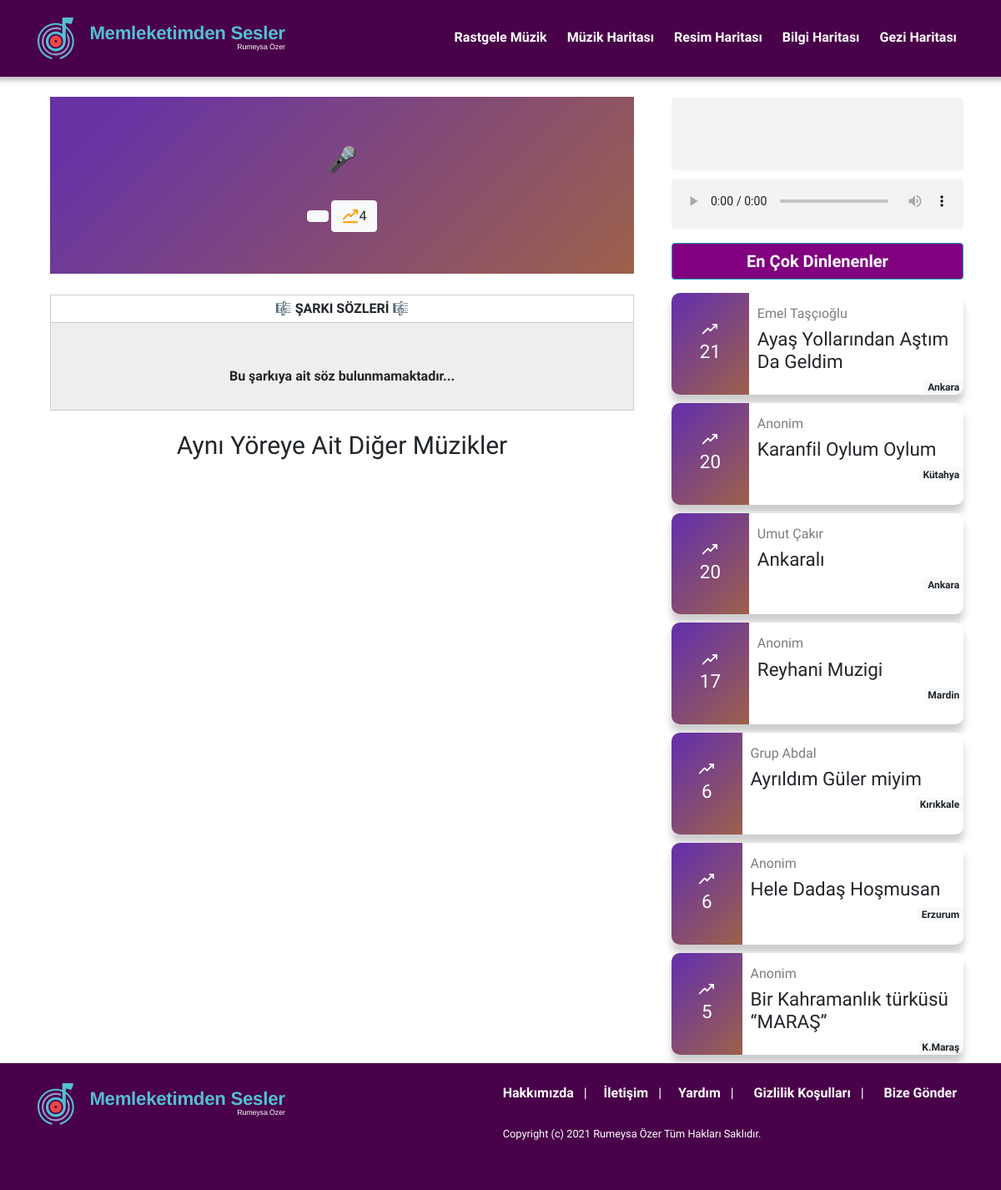
Page /detay.php on the committed database.
### tables this page shows
CREATE TABLE `istatistik` (
  `i_id` int(11) NOT NULL,
  `i_s_id` int(11) NOT NULL,
  `i_m_id` varchar(11) NOT NULL,
  `i_g_id` int(11) NOT NULL,
  `i_r_id` int(11) NOT NULL,
  `i_b_id` int(11) NOT NULL,
  `i_gunluk` int(11) NOT NULL,
  `i_haftalik` int(11) NOT NULL,
  `i_aylik` int(11) NOT NULL,
  `i_toplam` int(11) NOT NULL,
  `i_durum` enum('1','0') NOT NULL
);

CREATE TABLE `muzikler` (
  `m_id` int(11) NOT NULL,
  `m_s_id` int(11) NOT NULL,
  `m_adi` varchar(100) NOT NULL,
  `m_sanatci` varchar(100) NOT NULL,
  `m_sozler` text NOT NULL,
  `m_dosya` varchar(200) NOT NULL,
  `m_video_id` char(11) NOT NULL,
  `m_durum` enum('1','0') NOT NULL
);

CREATE TABLE `sehirler` (
  `s_id` int(11) NOT NULL,
  `s_adi` varchar(50) NOT NULL,
  `s_plaka` int(2) NOT NULL,
  `s_aciklama` text NOT NULL
);

### config/CrudPDO.php (called while the page is built, shortened)
<?php
class CrudPDO
{
    private $db;
    private $dbhost = DBHOST;
    private $dbuser = DBUSER;
    private $dbpass = DBPASS;
    private $dbname = DBNAME;
    function __construct()
    {
        try {
            $this->db = new PDO('mysql:host=' . $this->dbhost . ';dbname=' . $this->dbname . ';charset=utf8', $this->dbuser, $this->dbpass);
        } catch (Exception $e) {
            die("Bağlantı Başarısız:" . $e->getMessage());
        }
    }
    public function qSql($sql, $options = [])
    {
        try {
            $stmt = $this->db->prepare($sql);
            $stmt->execute();
            return $stmt;
        } catch (Exception $e) {
            return ['status' => FALSE, 'error' => $e->getMessage()];
        }
    }
}

### detay.php (the view, shortened to what this page needs)
<?php include 'header.php';
include 'config/CrudPDO.php';
$db = new CrudPDO();
$sql = $db->qSql("SELECT * FROM sehirler INNER JOIN muzikler ON sehirler.s_id = muzikler.m_s_id WHERE m_id = '" . htmlspecialchars($_GET['music']) . "'");
$rows = $sql->fetch(PDO::FETCH_ASSOC);
$sql = $db->qSql("SELECT * FROM istatistik WHERE  i_m_id = '" . htmlspecialchars($_GET['music']) . "' ");
$istatistik = $sql->fetch(PDO::FETCH_ASSOC);
if($sql->rowCount() < 1 ){
    $sql = $db->qSql("INSERT INTO istatistik SET  i_m_id ='".$rows['m_id']."' ,  i_s_id ='".$rows['s_id']."' , i_gunluk = 1, i_haftalik = 1, i_aylik = 1, i_toplam =1");
    $sql = $db->qSql("SELECT * FROM istatistik WHERE  i_m_id = '" . htmlspecialchars($_GET['music']) . "' ");
    $istatistik = $sql->fetch(PDO::FETCH_ASSOC);
}
else{
    $sql = $db->qSql("SELECT * FROM istatistik WHERE  i_m_id = '" . htmlspecialchars($_GET['music']) . "' ");
    $istatistik = $sql->fetch(PDO::FETCH_ASSOC);
}
?>
<div class="container">
    <div class="row">
        <div class="col-md-8">
            <div class="container-fluid">
                <br>
                <center>
                    <div class="header">
                        <div class="overlay">
                            <h3>🎤 <?php echo $rows['m_sanatci'] ?></h3>
                            <br>
                            <button class="btn btn-light"><?php echo $rows['s_adi'] ?></button>
                            <button class="btn btn-light"><img src="images/graph.svg" style="width: 20px"><?php echo $istatistik['i_toplam']; ?></button>
                        </div>
                    </div>
                </center>
                <table id="table1" class="center" style="width:100%; margin-top: 25px;">
                    <thead>
                    <tr>
                        <th>
                            <center>🎼 ŞARKI SÖZLERİ 🎼</center>
                        </th>
                    </tr>
                    </thead>
                    <tbody>
                    <tr>
                        <th>
                            <center><?php
                            if(strlen($rows['m_sozler']) ==0 ){
                                echo "<br><br>Bu şarkıya ait söz bulunmamaktadır...<br><br>";
                            }
                            else{
                            echo nl2br($rows['m_sozler']); }  ?></center>
                        </th>
                    </tr>
                    </tbody>
                </table>
                <br>
            </div>
            <h1><center>Aynı Yöreye Ait Diğer Müzikler</center></h1>
            </div>
        <div class="col-md-4">
            <div id="musicoynat">
                <div class="container-audio" style="margin-top: 25px; margin-bottom: 10px; padding-left: 30px">
                    <center>
                        <div class="colum1">
                            <div class="row"></div>
                        </div>
                        <div class="colum1">
                            <div class="row"></div>
                        </div>
                        <div class="colum1">
                            <div class="row"></div>
                        </div>
                        <div class="colum1">
                            <div class="row"></div>
                        </div>
                        <div class="colum1">
                            <div class="row"></div>
                        </div>
                        <div class="colum1">
                            <div class="row"></div>
                        </div>
                        <div class="colum1">
                            <div class="row"></div>
                        </div>
                    </center>
                </div>
                <div class="container-audio">
                    <audio controls loop autoplay>
                        <source src="muzikler/<?php echo $rows['m_video_id']; ?>.mp3" type="audio/ogg">
                    </audio>
                </div>
            </div>
            <button class="btn btn-info mt-3 mb-3" style="width: 100%;  font-size: 20px"><b>En Çok Dinlenenler</b></button>
                <?php
               $sql = $db->qSql("SELECT * FROM istatistik INNER JOIN muzikler ON istatistik.i_m_id = muzikler.m_id INNER JOIN sehirler ON istatistik.i_s_id = sehirler.s_id Order By i_gunluk DESC Limit 7");
               $row = $sql->fetchAll(PDO::FETCH_ASSOC);
                foreach ($row as $video) {
                    ?>
                    <div class="courses-container" onclick="location.href='detay.php?music=<?php echo $video['m_id']; ?>'">
                        <div class="course">
                            <div class="course-preview">
                                <center><h2><img src="images/graph2.svg" style="width: 20px;"><?php echo $video['i_gunluk']; ?> </h2></center>
                            </div>
                            <div class="course-info">
                                <h6><?php echo $video['m_sanatci']; ?></h6>
                                <h2><?php echo $video['m_adi']; ?></h2>
                                <span class="badge badge-light"><?php echo $video['s_adi']; ?></span>
                            </div>
                        </div>
                    </div>
                <?php } ?>
        </div>
    </div>
</div>
<?php include'footer.php';?>

### header.php (shortened to what this page needs)
<!DOCTYPE html>
<html lang="tr">
<head>
    <link rel="stylesheet" href="css/bootstrap.min.css" type="text/css">
    <link href="css/svg-turkiye-haritasi.css" rel="stylesheet" />
    <link href="css/custom.css" rel="stylesheet"/>
    <link href="css/player.css" rel="stylesheet"/>
</head>
<body>
<header>
    <nav class="navbar navbar-dark bg-color navbar-expand-lg text-white sticky-top">
        <div class="container py-2">
            <a href="rastgele_muzik.php" class="navbar-brand">
                <img src="images/logo.svg" alt="" style="height: 50px">
            </a>
            <div class="collapse navbar-collapse" id="navbar-music">
                <ul class="navbar-nav ml-auto">
                    <li class="nav-item px-1"><a href="rastgele_muzik.php" class="nav-link text-white"><b>Rastgele Müzik</b></a></li>
                    <li class="nav-item px-1"><a href="muzik_haritasi.php" class="nav-link text-white"><b>Müzik Haritası</b></a></li>
                    <li class="nav-item px-1"><a href="resim_haritasi.php" class="nav-link text-white"><b>Resim Haritası</b></a></li>
                    <li class="nav-item px-1"><a href="bilgi_haritasi.php" class="nav-link text-white"><b>Bilgi Haritası</b></a></li>
                    <li class="nav-item pl-1"><a href="gezi_haritasi.php" class="nav-link text-white"><b>Gezi Haritası</b></a></li>
                </ul>
            </div>
        </div>
    </nav>
</header>

### footer.php (shortened to what this page needs)
<link rel="stylesheet" href="https://cdnjs.cloudflare.com/ajax/libs/font-awesome/5.15.3/css/all.min.css">
<footer class="bg-purple py-4 footer position-absolute" style="width: 100%; ">
    <div class="container text-white">
        <div class="row">
            <div class="col-md-4">
                <img src="images/logo.svg" alt="" style="height: 50px">
            </div>
            <div class="col-md-8" >
                <ul class="list-inline" style="float: right">
                    <li class="list-inline-item"><a href="hakkimizda.php" class="footer text-white"><b>Hakkımızda</b></a></li> |&nbsp;&nbsp;&nbsp;&nbsp;
                    <li class="list-inline-item"><a href="iletisim.php" class="footer text-white"><b>İletişim</b></a></li> |&nbsp;&nbsp;&nbsp;&nbsp;
                    <li class="list-inline-item"><a href="yardim.php" class="footer text-white"><b>Yardım</b></a></li> | &nbsp;&nbsp;&nbsp;&nbsp;
                    <li class="list-inline-item"><a href="gizlilik_kosullari.php" class="footer text-white"><b>Gizlilik Koşulları</b></a></li> | &nbsp;&nbsp;&nbsp;&nbsp;
                    <li class="list-inline-item"><a href="bize_gonder.php" class="footer text-white"><b>Bize Gönder</b></a></li>
                    <br>
                    <p><small>Copyright (c) 2021 Rumeysa Özer Tüm Hakları Saklıdır.</small></p>
                </ul>
            </div>
        </div>
    </div>
</footer>
</body>
</html>

### css/custom.css (style rules this page uses)
body { font-family: 'Jacques Francois', serif !important; }
.bg-color { background-color: #490149; }
.nav-item::after { content: ''; display: block; width: 0; height: 2px; background: #fff; transition: width .3s }
* { margin: 0; }
.btn-info { background-color: purple !important; }
body { border-collapse: collapse; width: 100%; }
th, td { padding: 0.25rem; text-align: left; border: 1px solid #ccc; }
table.center { margin-left: auto; margin-right: auto; }
tbody tr:nth-child(odd) { background: #eee; }
.bg-purple { background-color:#490149; }

### css/player.css (style rules this page uses)
.container-audio { width: 100%; height: auto; padding: 0px; border-radius: 5px; background-color: #f1f3f4; color: #444; margin: 0px auto; overflow: hidden; }
audio { width:100%; }
.container-audio .colum1 { width: 23px; height: 5em; border-radius: 5px; margin: 0 10px 0 0; display: inline-block; position: relative; }
.container-audio .colum1:last-child { margin: 0; }
.container-audio .colum1 .row { width: 100%; height: 100%; border-radius: 5px; background: linear-gradient(to up, #7700aa, #8800ff); position: absolute; -webkit-animation: Rofa 10s infinite ease-in-out; animation: Rofa 10s infinite ease-in-out; bottom: 0; }
.container-audio .colum1:nth-of-type(1) .row { -webkit-animation-delay: 3.99s; animation-delay: 3.99s; }
.container-audio .colum1:nth-of-type(2) .row { -webkit-animation-delay: 3.80s; animation-delay: 3.80s; }
.container-audio .colum1:nth-of-type(3) .row { -webkit-animation-delay: 3.70s; animation-delay: 3.70s; }
.container-audio .colum1:nth-of-type(4) .row { -webkit-animation-delay: 3.60s; animation-delay: 3.60s; }
.container-audio .colum1:nth-of-type(5) .row { -webkit-animation-delay: 3.50s; animation-delay: 3.50s; }
.container-audio .colum1:nth-of-type(6) .row { -webkit-animation-delay: 3.40s; animation-delay: 3.40s; }
.container-audio .colum1:nth-of-type(7) .row { -webkit-animation-delay: 3.30s; animation-delay: 3.30s; }

### detay.php (style rules this page uses)
* { padding: 0; margin: 0; box-sizing: border-box; }
body { height: 900px; }
.header .overlay { width: 100%; height: 100%; padding: 50px; color: #FFF; text-shadow: 1px 1px 1px #333; background: linear-gradient(135deg, #6833a5 10%, #9d614a 100%); }
h1 { font-size: 30px; }
.courses-container { cursor: pointer; }
.course { background-color: #fff; border-radius: 10px; box-shadow: 0 10px 10px rgba(0, 0, 0, 0.2); display: flex; max-width: 100%; margin: 0 0 10px 0; overflow: hidden; width: 700px; }
.course h6 { opacity: 0.6; font-size: 1rem; }
.course h2 { font-size: 1.4rem; }
.course-preview { background: linear-gradient(135deg, #6833a5 10%, #9d614a 100%); color: #fff; padding: 30px; max-width: 250px; }
.course-info { padding-top: 15px; padding-left: 10px; position: relative; width: 100%; }
.badge-light { float:right; }

### rows in the picture
istatistik: i_toplam "4"
istatistik: i_gunluk "21", muzikler.m_sanatci "Emel Taşçıoğlu", muzikler.m_adi "Ayaş Yollarından Aştım Da Geldim", sehirler.s_adi "Ankara"
istatistik: i_gunluk "20", muzikler.m_sanatci "Anonim", muzikler.m_adi "Karanfil Oylum Oylum", sehirler.s_adi "Kütahya"
istatistik: i_gunluk "20", muzikler.m_sanatci "Umut Çakır", muzikler.m_adi "Ankaralı", sehirler.s_adi "Ankara"
istatistik: i_gunluk "17", muzikler.m_sanatci "Anonim", muzikler.m_adi "Reyhani Muzigi", sehirler.s_adi "Mardin"
istatistik: i_gunluk "6", muzikler.m_sanatci "Grup Abdal", muzikler.m_adi "Ayrıldım Güler miyim", sehirler.s_adi "Kırıkkale"
istatistik: i_gunluk "6", muzikler.m_sanatci "Anonim", muzikler.m_adi "Hele Dadaş Hoşmusan", sehirler.s_adi "Erzurum"
istatistik: i_gunluk "5", muzikler.m_sanatci "Anonim", muzikler.m_adi "Bir Kahramanlık türküsü “MARAŞ”", sehirler.s_adi "K.Maraş"
